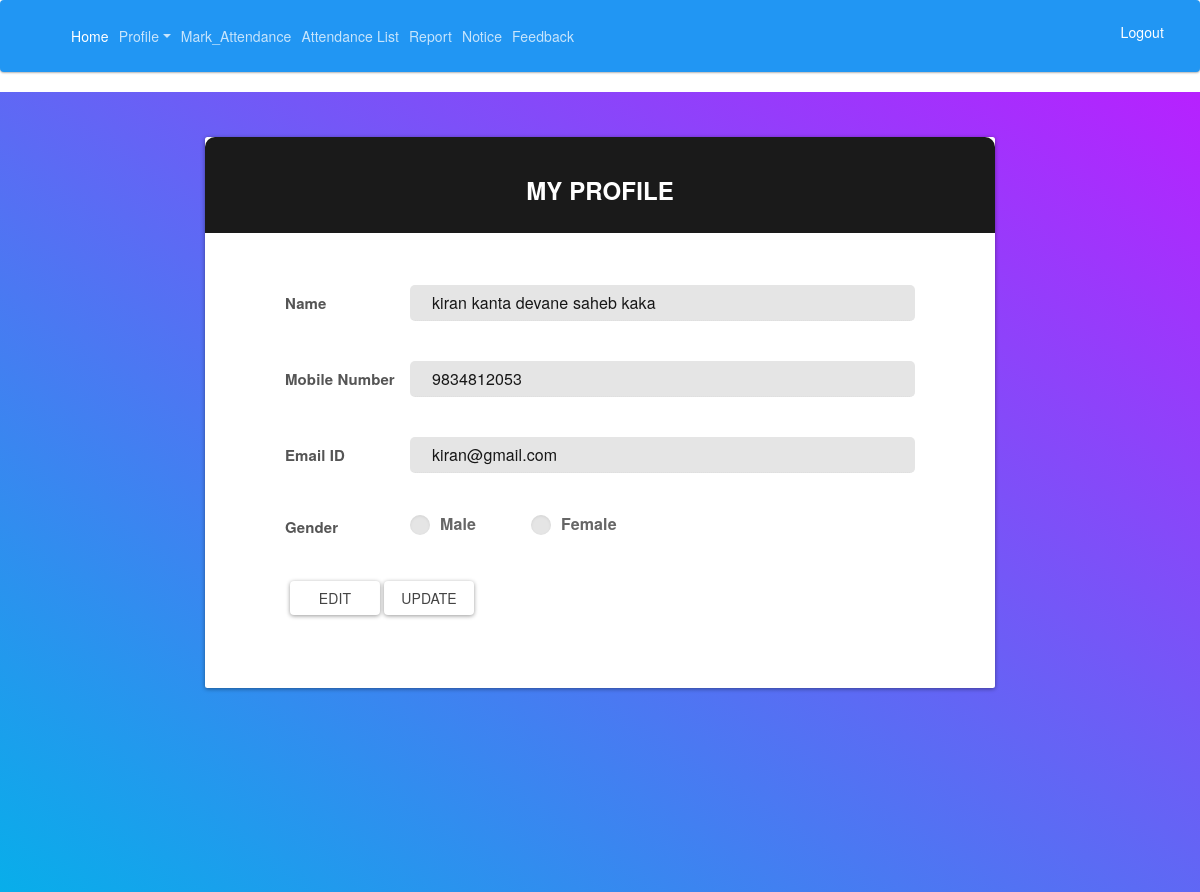
Page /admin_profile.php (signed in) on the committed database.
### tables this page shows
CREATE TABLE `tbl_registrations` (
  `id` int(30) NOT NULL,
  `stud_prn` bigint(30) NOT NULL,
  `stud_rollno` int(10) NOT NULL,
  `user_name` varchar(50) NOT NULL,
  `address` varchar(250) NOT NULL,
  `city` varchar(15) NOT NULL,
  `state` varchar(15) NOT NULL,
  `department` varchar(30) NOT NULL,
  `class` varchar(15) NOT NULL,
  `semester` varchar(10) NOT NULL,
  `aadhar_no` varchar(12) NOT NULL,
  `pin_code` int(7) NOT NULL,
  `mbl_no` varchar(12) NOT NULL,
  `email` varchar(50) NOT NULL,
  `password` varchar(30) NOT NULL,
  `gender` varchar(10) NOT NULL,
  `dob` date NOT NULL,
  `joining_date` date NOT NULL,
  `stud_fee` int(10) NOT NULL,
  `cur_date` date NOT NULL,
  `modified_date` date NOT NULL,
  `photo` varchar(100) NOT NULL,
  `food_license_no` varchar(20) NOT NULL,
  `type` varchar(15) NOT NULL,
  `Rfid` varchar(14) NOT NULL
);

### admin_profile.php (the view, shortened to what this page needs)
 <?php
  require 'connection.php';
?>
<!DOCTYPE html>
<html>
  <head>
    <link href="vendor/mdi-font/css/material-design-iconic-font.min.css" rel="stylesheet" media="all">
    <link href="vendor/font-awesome-4.7/css/font-awesome.min.css" rel="stylesheet" media="all">
    <link href="vendor/select2/select2.min.css" rel="stylesheet" media="all">
    <link href="vendor/datepicker/daterangepicker.css" rel="stylesheet" media="all">
    <link href="css/main.css" rel="stylesheet" media="all">
  </head>
  <body>
<?php include 'admin_header.php'; ?>
    <section>
      <div class="page-wrapper bg-gra-03 p-t-45 p-b-50">
        <div class="wrapper wrapper--w790">
          <div class="card card-5">
            <div class="card-heading"><h2 class="title">My Profile</h2></div>
            <div class="card-body">
              <form method="POST" action="update_stud_profile.php" name="f1">
                      <?php
                      $query = "SELECT * FROM `tbl_registrations` WHERE id = '".$_SESSION['user_id']."' ";
                      $result = mysqli_query($conn, $query);
                      if($row = mysqli_fetch_assoc($result));
                        ?>
                          <div class="form-row">
                            <div class="name">Name</div>
                            <div class="value">
                              <div class="input-group">
                                <input class="input--style-5" type="text" name="name" value = "<?php echo $row['user_name'];?>" id="name" disabled>
                              </div>
                            </div>
                          </div>
                           <div class="form-row">
                            <div class="name">Mobile Number</div>
                            <div class="value">
                                <div class="input-group">
                                    <input class="input--style-5" type="text" name="mblno" value="<?php echo $row['mbl_no'];?>"id="mbl" disabled>
                                </div>
                            </div>
                        </div>
                         <div class="form-row">
                            <div class="name">Email ID</div>
                            <div class="value">
                                <div class="input-group">
                                    <input class="input--style-5" type="text" name="email" value="<?php echo $row['email'];?>"id="e-mail" disabled>
                                </div>
                            </div>
                        </div>
                          <div class="form-row">
                            <div class="name">Gender</div>
                            <div class="value">
                                <div class="input-group">
                                  <?php
                                  if ($row['gender']=="m")
                                   {
                                    ?>
                                    <label class="radio-container m-r-55">Male
                                    <input type="radio" name="gen" id="M" value = "M" checked=""   disabled >
                                    <span class="checkmark"></span>
                                </label>
                                <label class="radio-container">Female
                                    <input type="radio" name="gen" id="F" value = "F" disabled >
                                    <span class="checkmark"></span>
                                    </label>
                                <?php
                                  }
                                  else
                                  {
                                    ?>
                                    <label class="radio-container m-r-55">Male
                                    <span class="checkmark" checked=""></span>
                                </label>
                                  <label class="radio-container">Female
                                    <span class="checkmark"></span>
                                    </label>
                                <?php
                                  }
                                ?>
                                </div>
                            </div>
                        </div>
                          <input class="btn btn--radius-2 btn--green" type="button" name='edit'width="30%" value='edit'>
                            <button class="btn btn--radius-2 btn--green" type="submit" name="updatep" value='updatep' width="100%">Update</button>
                          </div>
                        </div>
            </div>
          </div>
    </section>
  </body>
</html>

### rows in the picture
tbl_registrations: name "kiran kanta devane saheb kaka", mblno "9834812053", email "kiran@gmail.com"
